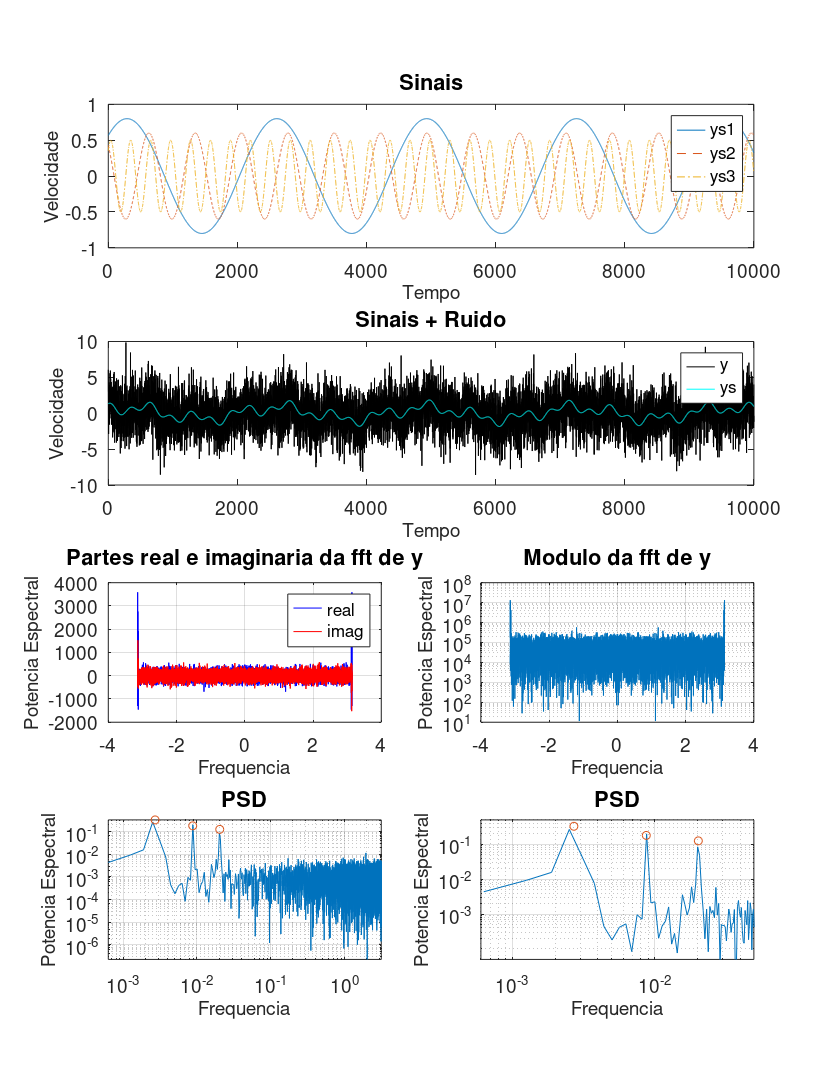

Here is the MATLAB script that generated this plot:
clear all;close all;

rt=1;

t=0:1:10000-1;
t=t*rt;


w1=2*pi/2321;
h1=.25*pi;
A1=0.8;
ys1=A1*sin(w1*t+h1);

w2=2*pi/718;
h2=.75*pi;
A2=0.6;
ys2=A2*sin(w2*t+h2);

w3=2*pi/309;
h3=.25*pi;
A3=0.5;
ys3=A3*sin(w3*t+h3);

ys=ys1+ys2+ys3;

A=2*sqrt(A1^2+A2^2+A3^2);

yn=A*randn(size(t));

y=yn+ys;

fy=fft(y); fy1=fy;

fy=fy.*conj(fy); fy2=fy;

fy=fliplr(fy((length(t)/2)+1:length(t)));

freq=2*pi*[1:length(t)/2]/max(t);
f1=[-fliplr(freq) freq];

pow1=(std(y)*10000).^2;
pow2=2*sum(fy);
[pow1 pow2]


set(gcf,...
        'Color',[1 1 1],...
        'InvertHardcopy','on',...
        'PaperUnits','inches',...
        'Units','inches',...
        'PaperOrientation','portrait',...
        'PaperPosition',[0 0 8.5 11],...
        'PaperPositionMode','manual',...
        'PaperType','usletter',...
        'Position',[.2 .2 8.5 11],...
        'Clipping','on');

subplot(4,1,1),plot(t,ys1,'-',t,ys2,'--',t,ys3,'-.')
legend('ys1','ys2','ys3')
xlabel('Tempo')
ylabel('Velocidade')
title('Sinais')

subplot(4,1,2),plot(t,y,'k',t,ys,'c')
legend('y','ys')
xlabel('Tempo')
ylabel('Velocidade')
title('Sinais + Ruido')

subplot(4,2,5),plot(f1,real(fy1),'b',f1,imag(fy1),'r');grid on
xlabel('Frequencia')
ylabel('Potencia Espectral')
title('Partes real e imaginaria da fft de y')
legend('real','imag')

subplot(4,2,6),semilogy(f1,fy2);grid on
xlabel('Frequencia')
ylabel('Potencia Espectral')
title('Modulo da fft de y')

subplot(4,2,7),loglog(freq,2*fy/(length(t)^2),...
		      [w1 w2 w3],[std(ys1)^2 std(ys2)^2 std(ys3)^2],'o');
axis('tight');grid on
xlabel('Frequencia')
ylabel('Potencia Espectral')
title('PSD')

subplot(4,2,8),loglog(freq,2*fy/(length(t)^2),...
		      [w1 w2 w3],[std(ys1)^2 std(ys2)^2 std(ys3)^2],'o');
axis([6e-4 .05 5e-5 .5]);grid on
set(gca,'ytick',[1e-3 1e-2 1e-1 1],'xtick',[1e-3 1e-2]) 
xlabel('Frequencia')
ylabel('Potencia Espectral')
title('PSD')

ha=findobj(gcf,'type','axes');
set(ha,'fontsize',14)
ht=cell2mat(get(ha,'title'));
set(ht,'fontsize',16)
ht=cell2mat(get(ha,'xlabel'));
set(ht,'fontsize',14)
ht=cell2mat(get(ha,'ylabel'));
set(ht,'fontsize',14)
